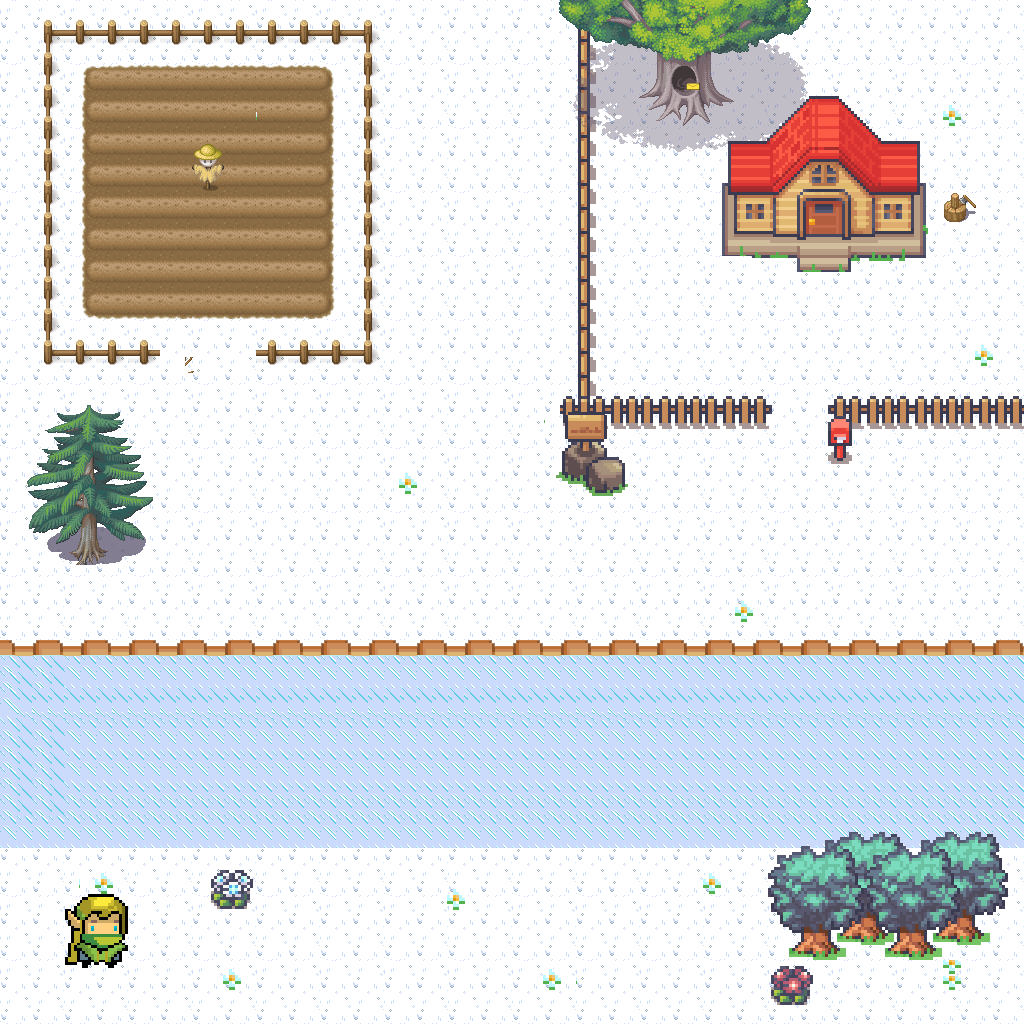

A 2D game scene composited from a Tiled map and its tileset images. What follows is a short description and the map's XML, with each tile layer's data collapsed to a summary:
An orthogonal 64x64 tile map with 16x16 px tiles, 15 tile layers (冬草, 冬河, 田, 稻草人, ...), 27 hidden layers not drawn, 22 tilesets.

<map version="1.5" tiledversion="1.7.0" orientation="orthogonal" renderorder="right-down" width="64" height="64" tilewidth="16" tileheight="16" infinite="0" nextlayerid="50" nextobjectid="1">
 <tileset firstgid="1" name="Terrains_TILESET_B-C-D-E" tilewidth="16" tileheight="16" tilecount="2304" columns="48">
  <image source="Terrains_TILESET_B-C-D-E.png" width="768" height="768" />
 </tileset>
 <tileset firstgid="2305" name="AnimTIles" tilewidth="16" tileheight="16" tilecount="224" columns="14">
  <image source="AnimTIles.png" width="224" height="256" />
 </tileset>
 <tileset firstgid="2529" name="Outside_Stuff_TILESET_B-C-D-E" tilewidth="16" tileheight="16" tilecount="2304" columns="48">
  <image source="Outside_Stuff_TILESET_B-C-D-E.png" width="768" height="768" />
 </tileset>
 <tileset firstgid="4833" name="IceTileset (1)" tilewidth="16" tileheight="16" tilecount="720" columns="40">
  <image source="IceTileset (1).png" width="640" height="288" />
 </tileset>
 <tileset firstgid="5553" name="StaticTiles" tilewidth="16" tileheight="16" tilecount="143" columns="11">
  <image source="StaticTiles.png" width="176" height="208" />
 </tileset>
 <tileset firstgid="5696" name="com" tilewidth="16" tileheight="16" tilecount="15520" columns="16">
  <image source="com.png" width="256" height="15520" />
 </tileset>
 <tileset firstgid="21216" name="[Base]BaseChip_pipo" tilewidth="16" tileheight="16" tilecount="4256" columns="16">
  <image source="[Base]BaseChip_pipo.png" width="256" height="4256" />
 </tileset>
 <tileset firstgid="25472" name="秋天草原-02_爱给网_aigei_com" tilewidth="16" tileheight="16" tilecount="576" columns="16">
  <image source="秋天草原-02_爱给网_aigei_com.png" width="256" height="576" />
 </tileset>
 <tileset firstgid="26048" name="free" tilewidth="16" tileheight="16" tilecount="110" columns="10">
  <image source="free.png" width="160" height="176" />
 </tileset>
 <tileset firstgid="26158" name="鱼" tilewidth="16" tileheight="16" tilecount="36" columns="6">
  <image source="鱼.png" width="100" height="100" />
 </tileset>
 <tileset firstgid="26194" name="pixil-frame-0" tilewidth="16" tileheight="16" tilecount="4" columns="2">
  <image source="pixil-frame-0.png" width="32" height="32" />
 </tileset>
 <tileset firstgid="26198" name="精灵" tilewidth="16" tileheight="16" tilecount="324" columns="18">
  <image source="精灵.png" width="300" height="300" />
 </tileset>
 <tileset firstgid="26522" name="鱼竿" tilewidth="16" tileheight="16" tilecount="324" columns="18">
  <image source="鱼竿.png" width="300" height="300" />
 </tileset>
 <tileset firstgid="26846" name="1" tilewidth="16" tileheight="16" tilecount="1849" columns="43">
  <image source="1.png" width="700" height="700" />
 </tileset>
 <tileset firstgid="28695" name="Apple" tilewidth="16" tileheight="16" tilecount="68" columns="34">
  <image source="Apple.png" width="544" height="32" />
 </tileset>
 <tileset firstgid="28763" name="wuya)" tilewidth="16" tileheight="16" tilecount="36" columns="6">
  <image source="wuya).png" width="100" height="100" />
 </tileset>
 <tileset firstgid="28799" name="羊" tilewidth="16" tileheight="16" spacing="1" margin="1" tilecount="165" columns="15">
  <image source="pixil-frame-0 (30).png" width="266" height="190" />
 </tileset>
 <tileset firstgid="28964" name="河岸" tilewidth="16" tileheight="16" tilecount="162" columns="18">
  <image source="河岸.png" width="288" height="144" />
 </tileset>
 <tileset firstgid="29126" name="pixil-frame-0 (6)" tilewidth="16" tileheight="16" tilecount="36" columns="6">
  <image source="pixil-frame-0 (6).png" width="100" height="100" />
 </tileset>
 <tileset firstgid="29162" name="乌鸦叼纸" tilewidth="16" tileheight="16" tilecount="36" columns="6">
  <image source="乌鸦叼纸.png" width="100" height="100" />
 </tileset>
 <tileset firstgid="29198" name="房子" tilewidth="16" tileheight="16" tilecount="2304" columns="48">
  <image source="Houses_TILESET_B-C-D-E.png" width="768" height="768" />
 </tileset>
 <tileset firstgid="31502" source="IceTileset.tsx" />
 <layer id="38" name="春草" width="64" height="64" visible="0">
  <data>[4096 cells, 4096 non-empty, 1 distinct tile ids]</data>
 </layer>
 <layer id="1" name="夏草" width="64" height="64" visible="0">
  <data>[4096 cells, 4096 non-empty, 44 distinct tile ids]</data>
 </layer>
 <layer id="29" name="秋草" width="64" height="64" visible="0">
  <data>[4096 cells, 3456 non-empty, 30 distinct tile ids]</data>
 </layer>
 <layer id="40" name="冬草" width="64" height="64">
  <data>[4096 cells, 4096 non-empty, 18 distinct tile ids]</data>
 </layer>
 <layer id="37" name="河" width="64" height="64" visible="0">
  <data>[4096 cells, 832 non-empty, 37 distinct tile ids]</data>
 </layer>
 <layer id="49" name="冬河" width="64" height="64">
  <data>[4096 cells, 832 non-empty, 16 distinct tile ids]</data>
 </layer>
 <layer id="27" name="船" width="64" height="64" visible="0">
  <data>[4096 cells, 18 non-empty, 18 distinct tile ids]</data>
 </layer>
 <layer id="28" name="鱼竿" width="64" height="64" visible="0">
  <data>[4096 cells, 15 non-empty, 15 distinct tile ids]</data>
 </layer>
 <layer id="12" name="田" width="64" height="64">
  <data>[4096 cells, 256 non-empty, 36 distinct tile ids]</data>
 </layer>
 <layer id="16" name="稻草" width="64" height="64" visible="0">
  <data>[4096 cells, 224 non-empty, 4 distinct tile ids]</data>
 </layer>
 <layer id="17" name="苗" width="64" height="64" visible="0">
  <data>[4096 cells, 112 non-empty, 2 distinct tile ids]</data>
 </layer>
 <layer id="14" name="稻草人" width="64" height="64">
  <data>[4096 cells, 6 non-empty, 6 distinct tile ids]</data>
 </layer>
 <layer id="15" name="稻田篱笆" width="64" height="64">
  <data>[4096 cells, 148 non-empty, 24 distinct tile ids]</data>
 </layer>
 <layer id="10" name="实验" width="64" height="64" visible="0">
  <data>[4096 cells, 136 non-empty, 45 distinct tile ids]</data>
 </layer>
 <layer id="11" name="春夏树" width="64" height="64" offsetx="-7.35764" offsety="53.9561">
  <data>[4096 cells, 95 non-empty, 95 distinct tile ids]</data>
 </layer>
 <layer id="33" name="秋树" width="64" height="64" visible="0" locked="1">
  <data>[4096 cells, 80 non-empty, 80 distinct tile ids]</data>
 </layer>
 <layer id="18" name="被砍的树" width="64" height="64" visible="0" locked="1">
  <data>[4096 cells, 80 non-empty, 80 distinct tile ids]</data>
 </layer>
 <layer id="31" name="秋天树" width="64" height="64" visible="0">
  <data>[4096 cells, 80 non-empty, 80 distinct tile ids]</data>
 </layer>
 <layer id="41" name="冬天树" width="64" height="64" visible="0">
  <data>[4096 cells, 80 non-empty, 80 distinct tile ids]</data>
 </layer>
 <layer id="42" name="乌鸦树" width="64" height="64" visible="0">
  <data>[4096 cells, 80 non-empty, 80 distinct tile ids]</data>
 </layer>
 <layer id="43" name="雪花等元素" width="64" height="64" visible="0">
  <data>[4096 cells, 142 non-empty, 14 distinct tile ids]</data>
 </layer>
 <layer id="35" name="掉地上的苹果" width="64" height="64" visible="0">
  <data>[4096 cells, 12 non-empty, 4 distinct tile ids]</data>
 </layer>
 <layer id="4" name="篱笆" width="64" height="64">
  <data>[4096 cells, 175 non-empty, 66 distinct tile ids]</data>
 </layer>
 <layer id="5" name="门牌" width="64" height="64">
  <data>[4096 cells, 48 non-empty, 48 distinct tile ids]</data>
 </layer>
 <layer id="6" name="野花" width="64" height="64">
  <data>[4096 cells, 206 non-empty, 147 distinct tile ids]</data>
 </layer>
 <layer id="48" name="桩" width="64" height="64">
  <data>[4096 cells, 4 non-empty, 4 distinct tile ids]</data>
 </layer>
 <layer id="32" name="秋天装饰" width="64" height="64" visible="0">
  <data>[4096 cells, 162 non-empty, 124 distinct tile ids]</data>
 </layer>
 <layer id="7" name="树" width="64" height="64" offsetx="30.6568" offsety="-49.051">
  <data>[4096 cells, 208 non-empty, 208 distinct tile ids]</data>
 </layer>
 <layer id="34" name="苹果" width="64" height="64" visible="0">
  <data>[4096 cells, 20 non-empty, 4 distinct tile ids]</data>
 </layer>
 <layer id="36" name="乌鸦" width="64" height="64" visible="0">
  <data>[4096 cells, 20 non-empty, 20 distinct tile ids]</data>
 </layer>
 <layer id="39" name="乌鸦叼纸" width="64" height="64" visible="0">
  <data>[4096 cells, 9 non-empty, 9 distinct tile ids]</data>
 </layer>
 <layer id="3" name="桥" width="64" height="64" visible="0">
  <data>[4096 cells, 108 non-empty, 54 distinct tile ids]</data>
 </layer>
 <layer id="2" name="房子" width="64" height="64">
  <data>[4096 cells, 153 non-empty, 153 distinct tile ids]</data>
 </layer>
 <layer id="24" name="信" width="64" height="64" offsetx="5.54745" offsety="6.07177">
  <data>[4096 cells, 4 non-empty, 4 distinct tile ids]</data>
 </layer>
 <layer id="20" name="落叶1" width="64" height="64" visible="0" offsetx="3.67882" offsety="-2.45255">
  <data>[4096 cells, 1 non-empty, 1 distinct tile ids]</data>
 </layer>
 <layer id="26" name="精灵" width="64" height="64">
  <data>[4096 cells, 36 non-empty, 36 distinct tile ids]</data>
 </layer>
 <layer id="44" name="对岸的冬树" width="64" height="64" visible="0">
  <data>[4096 cells, 160 non-empty, 80 distinct tile ids]</data>
 </layer>
 <layer id="25" name="树苗春" width="64" height="64" visible="0">
  <data>[4096 cells, 16 non-empty, 16 distinct tile ids]</data>
 </layer>
 <layer id="22" name="落叶3" width="64" height="64" visible="0" offsetx="-24.5255" offsety="80.9341">
  <data>[4096 cells, 0 non-empty, 0 distinct tile ids]</data>
 </layer>
 <layer id="21" name="落叶2" width="64" height="64" visible="0" offsetx="-7.35764" offsety="-2.45255">
  <data>[4096 cells, 1 non-empty, 1 distinct tile ids]</data>
 </layer>
 <layer id="23" name="鱼" width="64" height="64" visible="0">
  <data>[4096 cells, 64 non-empty, 16 distinct tile ids]</data>
 </layer>
 <layer id="47" name="羊" width="64" height="64">
  <data>[4096 cells, 24 non-empty, 24 distinct tile ids]</data>
 </layer>
</map>
